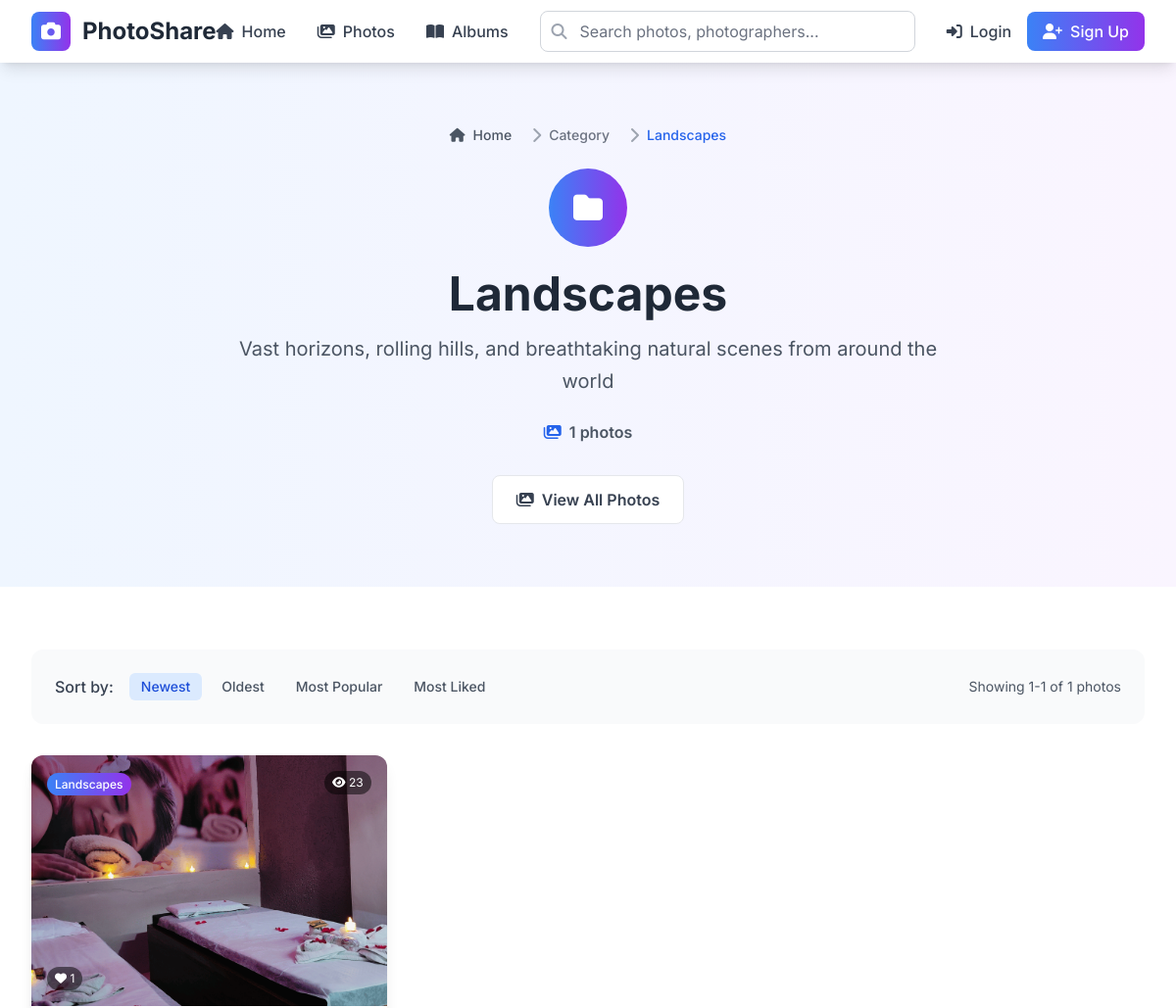
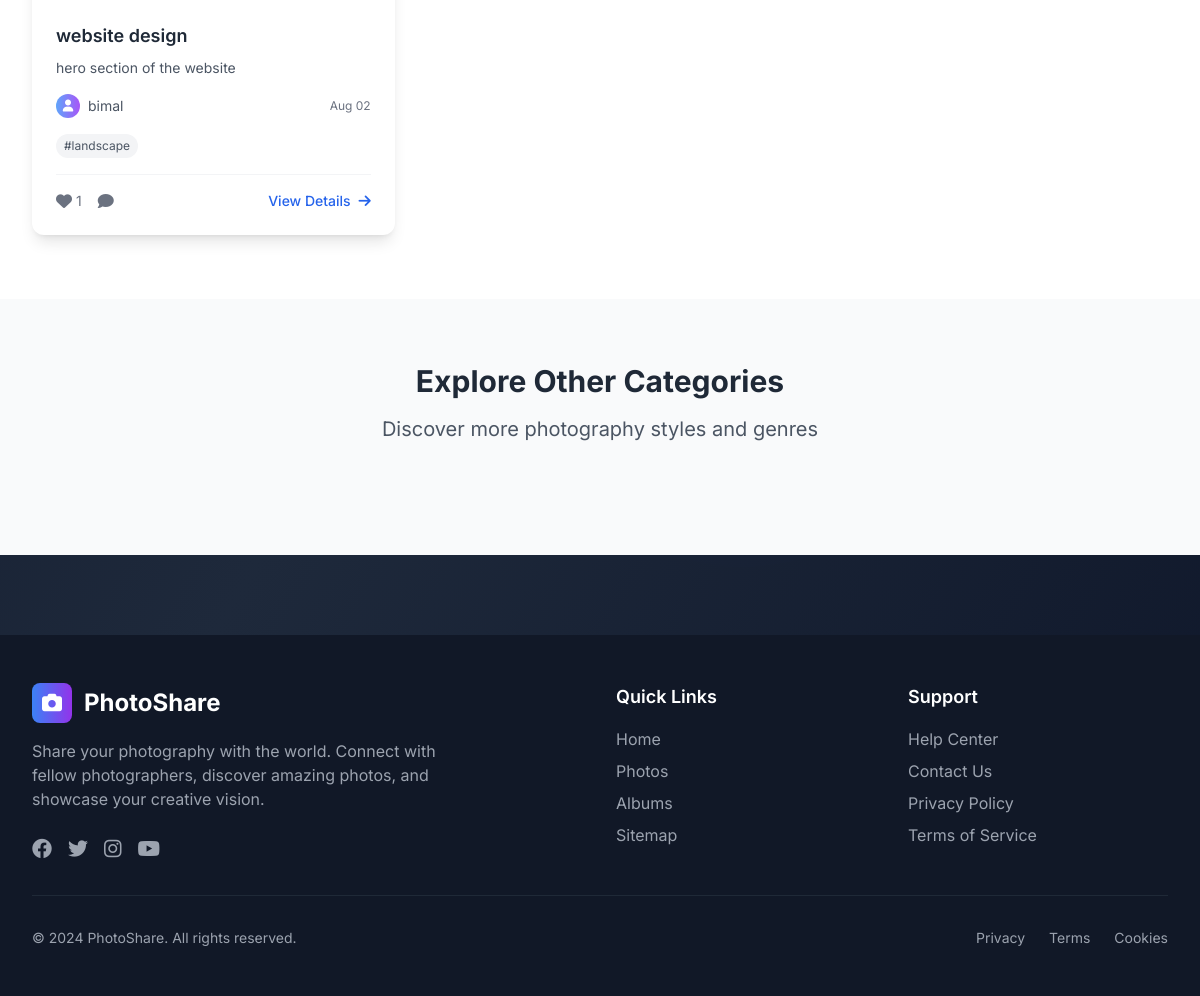
The app's page /category/2/ with its own data (2 pictures, top to bottom).
### userApp/models.py (models this page shows, shortened)
class Category(models.Model):
    name = models.CharField(max_length=100, unique=True)
    description = models.TextField(blank=True)
    created_at = models.DateTimeField(auto_now_add=True)
    class Meta:
        verbose_name_plural = "Categories"

class Photo(models.Model):
    title = models.CharField(max_length=200)
    description = models.TextField(blank=True)
    image = models.ImageField(upload_to='photos/')
    photographer = models.ForeignKey(CustomUser, on_delete=models.CASCADE, related_name='photos')
    category = models.ForeignKey(Category, on_delete=models.SET_NULL, null=True, blank=True, related_name='photos')
    tags = models.CharField(max_length=500, blank=True, help_text="Comma-separated tags")
    location = models.CharField(max_length=200, blank=True)
    camera_settings = models.CharField(max_length=200, blank=True, help_text="Camera, lens, settings")
    likes = models.ManyToManyField(CustomUser, related_name='liked_photos', blank=True)
    views = models.PositiveIntegerField(default=0)
    is_public = models.BooleanField(default=True)
    created_at = models.DateTimeField(auto_now_add=True)
    updated_at = models.DateTimeField(auto_now=True)

class CustomUser(AbstractUser):
    email = models.EmailField(unique=True)
    profile_image = models.ImageField(upload_to='users/profiles/', blank=True, null=True)
    bio = models.TextField(blank=True)
    website = models.URLField(blank=True)
    location = models.CharField(max_length=100, blank=True)
    date_joined = models.DateTimeField(auto_now_add=True)

### userApp/views.py (the view)
# urls.py: path('category/<int:category_id>/', views.category_photos, name='category_photos'),
def category_photos(request, category_id):
    category = get_object_or_404(Category, id=category_id)
    photos = Photo.objects.filter(category=category, is_public=True).order_by('-created_at')
    paginator = Paginator(photos, 12)
    page_number = request.GET.get('page')
    page_obj = paginator.get_page(page_number)
    seo_context = {
        'meta_title': f'{category.name} Photography - Browse {category.name} Photos | PhotoShare',
        'meta_description': f'Browse amazing {category.name} photography on PhotoShare. Discover stunning photos in the {category.name} category.',
        'meta_keywords': f'{category.name}, {category.name} photography, {category.name} photos, photography category',
        'og_title': f'{category.name} Photography - Browse {category.name} Photos | PhotoShare',
        'og_description': f'Browse amazing {category.name} photography on PhotoShare.',
        'og_type': 'website',
        'twitter_title': f'{category.name} Photography - Browse {category.name} Photos | PhotoShare',
        'twitter_description': f'Browse amazing {category.name} photography on PhotoShare.',
        'schema_type': 'CollectionPage',
    }
    context = {
        'category': category,
        'page_obj': page_obj,
        **seo_context,
    }
    return render(request, 'userApp/category_photos.html', context)

### userApp/templates/userApp/category_photos.html (shortened to what this page needs)
{% extends 'userApp/base.html' %}
{% block content %}
<section class="bg-gradient-to-r from-blue-50 to-purple-50 py-16">
    <div class="max-w-7xl mx-auto px-4 sm:px-6 lg:px-8">
        <div class="text-center">
            <nav class="flex justify-center mb-6" aria-label="Breadcrumb">
                <ol class="inline-flex items-center space-x-1 md:space-x-3">
                    <li class="inline-flex items-center">
                        <a href="{% url 'userApp:home' %}" class="inline-flex items-center text-sm font-medium text-gray-600 hover:text-blue-600 transition duration-300">
                            <i class="fas fa-home mr-2"></i>
                            Home
                        </a>
                    </li>
                    <li>
                        <div class="flex items-center">
                            <i class="fas fa-chevron-right text-gray-400 mx-2"></i>
                            <span class="text-sm font-medium text-gray-500">Category</span>
                        </div>
                    </li>
                    <li aria-current="page">
                        <div class="flex items-center">
                            <i class="fas fa-chevron-right text-gray-400 mx-2"></i>
                            <span class="text-sm font-medium text-blue-600">{{ category.name }}</span>
                        </div>
                    </li>
                </ol>
            </nav>
            <div class="mb-8">
                <div class="inline-flex items-center justify-center w-20 h-20 bg-gradient-to-r from-blue-500 to-purple-600 rounded-full mb-6">
                    <i class="fas fa-folder text-white text-3xl"></i>
                </div>
                <h1 class="text-4xl md:text-5xl font-bold text-gray-800 mb-4">{{ category.name }}</h1>
                {% if category.description %}
                    <p class="text-xl text-gray-600 max-w-3xl mx-auto leading-relaxed mb-6">{{ category.description }}</p>
                {% endif %}
                <div class="flex items-center justify-center space-x-6 text-gray-600">
                    <div class="flex items-center space-x-2">
                        <i class="fas fa-images text-blue-600"></i>
                        <span class="font-semibold">{{ page_obj.paginator.count }} photos</span>
                    </div>
                </div>
            </div>
            <div class="flex flex-col sm:flex-row gap-4 justify-center items-center">
                <a href="{% url 'userApp:photo_list' %}" class="inline-flex items-center space-x-2 bg-white text-gray-700 px-6 py-3 rounded-lg font-semibold hover:bg-gray-50 transition duration-300 border border-gray-200">
                    <i class="fas fa-images"></i>
                    <span>View All Photos</span>
                </a>
            </div>
        </div>
    </div>
</section>
<section class="py-16 bg-white">
    <div class="max-w-7xl mx-auto px-4 sm:px-6 lg:px-8">
        {% if page_obj %}
            <div class="bg-gray-50 rounded-xl p-6 mb-8">
                <div class="flex flex-col lg:flex-row lg:items-center lg:justify-between gap-4">
                    <div class="flex items-center space-x-4">
                        <span class="text-gray-700 font-medium">Sort by:</span>
                        <div class="flex space-x-2">
                            <a href="?sort=newest" class="px-3 py-1 rounded-md text-sm font-medium {% if request.GET.sort == 'newest' or not request.GET.sort %}bg-blue-100 text-blue-700{% else %}text-gray-600 hover:bg-gray-100{% endif %} transition duration-200">
                                Newest
                            </a>
                            <a href="?sort=oldest" class="px-3 py-1 rounded-md text-sm font-medium {% if request.GET.sort == 'oldest' %}bg-blue-100 text-blue-700{% else %}text-gray-600 hover:bg-gray-100{% endif %} transition duration-200">
                                Oldest
                            </a>
                            <a href="?sort=popular" class="px-3 py-1 rounded-md text-sm font-medium {% if request.GET.sort == 'popular' %}bg-blue-100 text-blue-700{% else %}text-gray-600 hover:bg-gray-100{% endif %} transition duration-200">
                                Most Popular
                            </a>
                            <a href="?sort=liked" class="px-3 py-1 rounded-md text-sm font-medium {% if request.GET.sort == 'liked' %}bg-blue-100 text-blue-700{% else %}text-gray-600 hover:bg-gray-100{% endif %} transition duration-200">
                                Most Liked
                            </a>
                        </div>
                    </div>
                    <div class="text-sm text-gray-600">
                        Showing {{ page_obj.start_index }}-{{ page_obj.end_index }} of {{ page_obj.paginator.count }} photos
                    </div>
                </div>
            </div>
            <div class="grid grid-cols-1 md:grid-cols-2 lg:grid-cols-3 xl:grid-cols-4 gap-6">
                {% for photo in page_obj %}
                <div class="bg-white rounded-xl shadow-lg overflow-hidden hover:shadow-xl transition duration-300 hover-scale group">
                    <div class="relative overflow-hidden">
                        <a href="{% url 'userApp:photo_detail' photo.id %}">
                            <img src="{{ photo.image.url }}" alt="{{ photo.title }}" class="w-full h-64 object-cover group-hover:scale-110 transition duration-500">
                        </a>
                        <div class="absolute top-4 right-4 bg-black bg-opacity-50 text-white px-2 py-1 rounded-full text-xs">
                            <i class="fas fa-eye"></i> {{ photo.views }}
                        </div>
                        <div class="absolute bottom-4 left-4 bg-black bg-opacity-50 text-white px-2 py-1 rounded-full text-xs">
                            <i class="fas fa-heart"></i> {{ photo.likes.count }}
                        </div>
                        <div class="absolute top-4 left-4">
                            <span class="bg-gradient-to-r from-blue-500 to-purple-600 text-white px-2 py-1 rounded-full text-xs font-medium">
                                {{ photo.category.name }}
                            </span>
                        </div>
                    </div>
                    <div class="p-6">
                        <h3 class="font-semibold text-gray-800 mb-2 text-lg">
                            <a href="{% url 'userApp:photo_detail' photo.id %}" class="hover:text-blue-600 transition duration-300">
                                {{ photo.title }}
                            </a>
                        </h3>
                        {% if photo.description %}
                            <p class="text-gray-600 text-sm mb-4 line-clamp-2">{{ photo.description|truncatewords:15 }}</p>
                        {% endif %}
                        <div class="flex items-center justify-between mb-4">
                            <div class="flex items-center space-x-2">
                                {% if photo.photographer.profile_image %}
                                    <img src="{{ photo.photographer.profile_image.url }}" alt="{{ photo.photographer.username }}" class="w-6 h-6 rounded-full object-cover">
                                {% else %}
                                    <div class="w-6 h-6 bg-gradient-to-r from-blue-400 to-purple-500 rounded-full flex items-center justify-center">
                                        <i class="fas fa-user text-white text-xs"></i>
                                    </div>
                                {% endif %}
                                <a href="{% url 'userApp:user_profile' photo.photographer.username %}" class="text-sm text-gray-600 hover:text-blue-600 transition duration-300">
                                    {{ photo.photographer.username }}
                                </a>
                            </div>
                            <span class="text-xs text-gray-500">{{ photo.created_at|date:"M d" }}</span>
                        </div>
                        {% if photo.tags %}
                            <div class="flex flex-wrap gap-1 mb-4">
                                {% for tag in photo.tags.split|slice:":3" %}
                                    <span class="bg-gray-100 text-gray-600 px-2 py-1 rounded-full text-xs">
                                        #{{ tag }}
                                    </span>
                                {% endfor %}
                            </div>
                        {% endif %}
                        <div class="flex items-center justify-between pt-4 border-t border-gray-100">
                            <div class="flex items-center space-x-4">
                                <button class="flex items-center space-x-1 text-gray-500 hover:text-red-500 transition duration-300 group" onclick="likePhoto({{ photo.id }})">
                                    <i class="fas fa-heart {% if user in photo.likes.all %}text-red-500{% endif %} group-hover:scale-110 transition duration-200"></i>
                                    <span class="text-sm">{{ photo.likes.count }}</span>
                                </button>
                                <a href="{% url 'userApp:photo_detail' photo.id %}" class="flex items-center space-x-1 text-gray-500 hover:text-blue-500 transition duration-300">
                                    <i class="fas fa-comment"></i>
                                </a>
                            </div>
                            <a href="{% url 'userApp:photo_detail' photo.id %}" class="text-blue-600 hover:text-blue-700 text-sm font-medium transition duration-300">
                                View Details <i class="fas fa-arrow-right ml-1"></i>
                            </a>
                        </div>
                    </div>
                </div>
                {% endfor %}
            </div>
        {% endif %}
    </div>
</section>
<section class="py-16 bg-gray-50">
    <div class="max-w-7xl mx-auto px-4 sm:px-6 lg:px-8">
        <div class="text-center mb-12">
            <h2 class="text-3xl font-bold text-gray-800 mb-4">Explore Other Categories</h2>
            <p class="text-xl text-gray-600">Discover more photography styles and genres</p>
        </div>
    </div>
</section>
{% endblock %}

### userApp/templates/userApp/base.html (style rules this page uses)
body { font-family: 'Inter', sans-serif; }
html { scroll-behavior: smooth; }

### userApp/templates/userApp/category_photos.html (style rules this page uses)
.line-clamp-2 { display: -webkit-box; -webkit-line-clamp: 2; -webkit-box-orient: vertical; overflow: hidden; }

### records on screen
Category: name "Landscapes", description "Vast horizons, rolling hills, and breathtaking natural scenes from around the world"
Photo: image (picture), views "23", likes.count "1", category.name "Landscapes", title "website design", description "hero section of the website", photographer.username "bimal", created_at "Aug 02", split "landscape"

### other values on screen
{{ page_obj.paginator.count }} "1"
{{ page_obj.start_index }} "1"
{{ page_obj.end_index }} "1"
